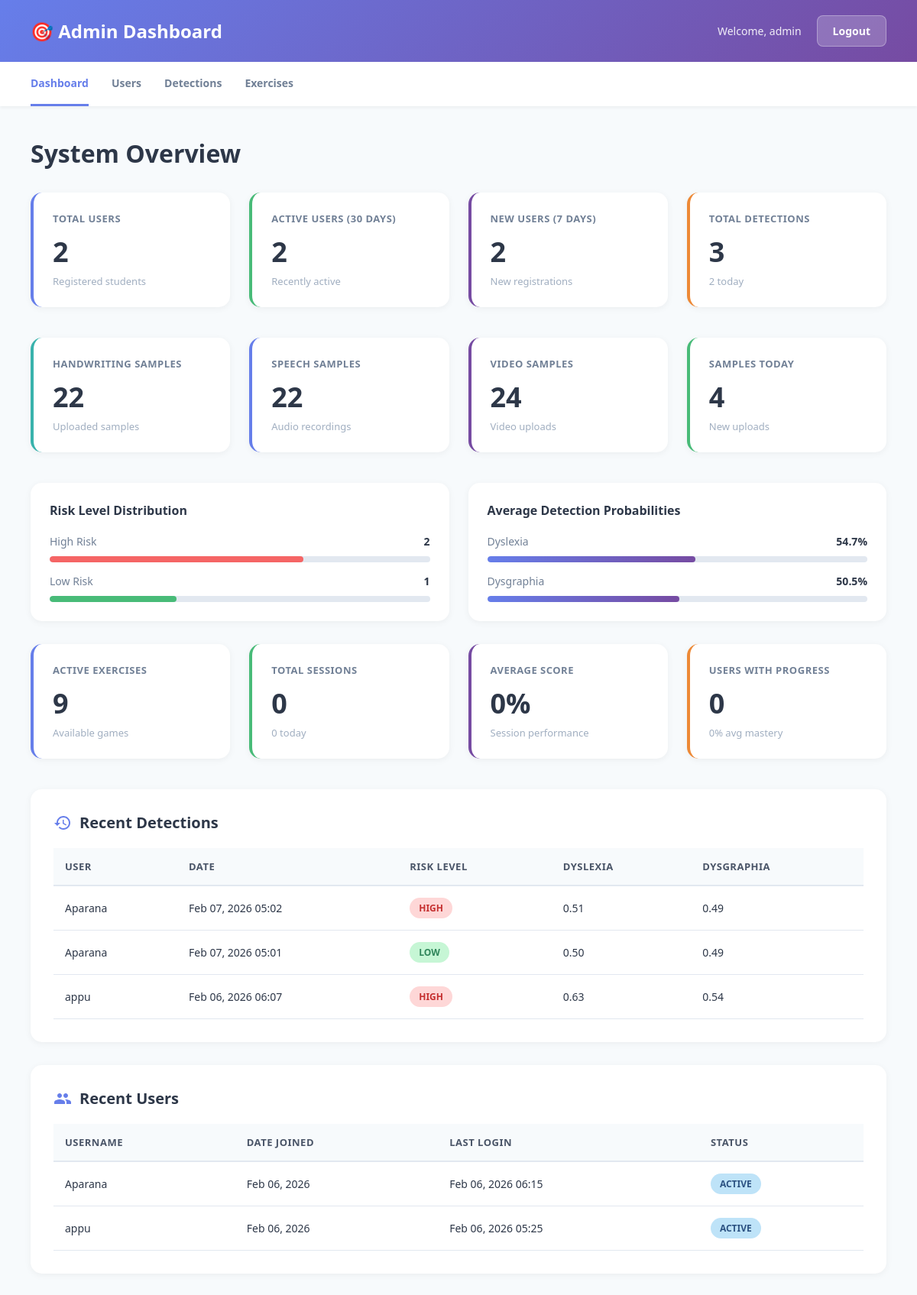
/admin-dashboard/ (signed in), run on the app's committed database.
### detection_module/models.py (models this page shows, shortened)
class DetectionResult(models.Model):
    id = models.UUIDField(primary_key=True, default=uuid.uuid4, editable=False)
    user = models.ForeignKey(User, on_delete=models.CASCADE)
    handwriting_sample = models.ForeignKey('data_collection.HandwritingSample', on_delete=models.CASCADE, null=True, blank=True)
    speech_sample = models.ForeignKey('data_collection.SpeechSample', on_delete=models.CASCADE, null=True, blank=True)
    handwriting_analysis = models.ForeignKey('handwriting_analysis.HandwritingAnalysis', on_delete=models.CASCADE, null=True, blank=True)
    speech_analysis = models.ForeignKey('speech_analysis.SpeechAnalysis', on_delete=models.CASCADE, null=True, blank=True)
    dyslexia_probability = models.FloatField(help_text="Probability of dyslexia (0-1)")
    dysgraphia_probability = models.FloatField(help_text="Probability of dysgraphia (0-1)")
    overall_risk_score = models.FloatField(help_text="Overall risk score (0-1)")
    RISK_LEVELS = [
        ('low', 'Low Risk'),
        ('high', 'High Risk'),
    ]
    risk_level = models.CharField(max_length=10, choices=RISK_LEVELS)
    detection_confidence = models.FloatField(help_text="Overall detection confidence (0-1)")
    recommended_actions = models.JSONField(default=list, help_text="List of recommended actions")
    strengths_identified = models.JSONField(default=list, help_text="List of identified strengths")
    areas_of_concern = models.JSONField(default=list, help_text="List of areas requiring attention")
    detection_timestamp = models.DateTimeField(auto_now_add=True)

### user_interface/admin_views.py (the view)
# urls.py: path('admin-dashboard/', admin_views.admin_dashboard, name='admin_dashboard'),
@login_required
@user_passes_test(is_admin, login_url='admin_login')
def admin_dashboard(request):
    total_users = User.objects.filter(is_staff=False, is_superuser=False).count()
    active_users_30days = User.objects.filter(
        last_login__gte=datetime.now() - timedelta(days=30),
        is_staff=False,
        is_superuser=False
    ).count()
    new_users_7days = User.objects.filter(
        date_joined__gte=datetime.now() - timedelta(days=7),
        is_staff=False,
        is_superuser=False
    ).count()
    total_handwriting_samples = HandwritingSample.objects.count()
    total_speech_samples = SpeechSample.objects.count()
    total_video_samples = VideoSample.objects.count()
    samples_today = HandwritingSample.objects.filter(
        timestamp__date=datetime.now().date()
    ).count() + SpeechSample.objects.filter(
        timestamp__date=datetime.now().date()
    ).count()
    total_detections = DetectionResult.objects.count()
    detections_today = DetectionResult.objects.filter(
        detection_timestamp__date=datetime.now().date()
    ).count()
    risk_distribution = DetectionResult.objects.values('risk_level').annotate(
        count=Count('id')
    ).order_by('risk_level')
    high_risk_count = DetectionResult.objects.filter(risk_level='high').count()
    low_risk_count = DetectionResult.objects.filter(risk_level='low').count()
    avg_dyslexia_prob = DetectionResult.objects.aggregate(
        avg=Avg('dyslexia_probability')
    )['avg'] or 0
    avg_dysgraphia_prob = DetectionResult.objects.aggregate(
        avg=Avg('dysgraphia_probability')
    )['avg'] or 0
    total_exercises = Exercise.objects.filter(is_active=True).count()
    total_sessions = ExerciseSession.objects.count()
    sessions_today = ExerciseSession.objects.filter(
        start_time__date=datetime.now().date()
    ).count()
    avg_session_score = ExerciseSession.objects.aggregate(
        avg=Avg('score')
    )['avg'] or 0
    exercise_type_stats = Exercise.objects.filter(is_active=True).values(
        'exercise_type'
    ).annotate(count=Count('id'))
    recent_users = User.objects.filter(
        is_staff=False, is_superuser=False
    ).order_by('-date_joined')[:10]
    recent_detections = DetectionResult.objects.select_related(
        'user', 'handwriting_sample', 'speech_sample'
    ).order_by('-detection_timestamp')[:10]
    recent_sessions = ExerciseSession.objects.select_related(
        'user', 'exercise'
    ).order_by('-start_time')[:10]
    users_with_progress = UserProgress.objects.values('user').distinct().count()
    avg_mastery = UserProgress.objects.aggregate(avg=Avg('mastery_level'))['avg'] or 0
    top_performers = UserProgress.objects.values(
        'user__username'
    ).annotate(
        avg_score=Avg('best_score'),
        total_exercises=Count('exercise')
    ).order_by('-avg_score')[:5]
    context = {
        'total_users': total_users,
        'active_users_30days': active_users_30days,
        'new_users_7days': new_users_7days,
        'total_handwriting_samples': total_handwriting_samples,
        'total_speech_samples': total_speech_samples,
        'total_video_samples': total_video_samples,
        'samples_today': samples_today,
        'total_detections': total_detections,
        'detections_today': detections_today,
        'high_risk_count': high_risk_count,
        'low_risk_count': low_risk_count,
        'high_risk_pct': (high_risk_count * 100 / total_detections) if total_detections > 0 else 0,
        'low_risk_pct': (low_risk_count * 100 / total_detections) if total_detections > 0 else 0,
        'avg_dyslexia_prob': avg_dyslexia_prob * 100,
        'avg_dysgraphia_prob': avg_dysgraphia_prob * 100,
        'risk_distribution': risk_distribution,
        'total_exercises': total_exercises,
        'total_sessions': total_sessions,
        'sessions_today': sessions_today,
        'avg_session_score': avg_session_score * 100,
        'exercise_type_stats': exercise_type_stats,
        'users_with_progress': users_with_progress,
        'avg_mastery': avg_mastery * 100,
        'top_performers': top_performers,
        'recent_users': recent_users,
        'recent_detections': recent_detections,
        'recent_sessions': recent_sessions,
    }
    return render(request, 'user_interface/admin_dashboard.html', context)

### user_interface/templates/user_interface/admin_dashboard.html (shortened to what this page needs)
<!DOCTYPE html>
<html lang="en">
<head>
</head>
<body>
    <div class="header">
        <h1>🎯 Admin Dashboard</h1>
        <div class="header-right">
            <span class="admin-name">Welcome, {{ user.username }}</span>
            <a href="{% url 'admin_logout' %}" class="btn-logout">Logout</a>
        </div>
    </div>
    <div class="nav-tabs">
        <a href="{% url 'admin_dashboard' %}" class="active">Dashboard</a>
        <a href="{% url 'admin_users' %}">Users</a>
        <a href="{% url 'admin_detections' %}">Detections</a>
        <a href="{% url 'admin_exercises' %}">Exercises</a>
    </div>
    <div class="container">
        <h2 class="page-title">System Overview</h2>
        <div class="stats-grid">
            <div class="stat-card blue">
                <div class="stat-label">Total Users</div>
                <div class="stat-value">{{ total_users }}</div>
                <div class="stat-subtext">Registered students</div>
            </div>
            <div class="stat-card green">
                <div class="stat-label">Active Users (30 Days)</div>
                <div class="stat-value">{{ active_users_30days }}</div>
                <div class="stat-subtext">Recently active</div>
            </div>
            <div class="stat-card purple">
                <div class="stat-label">New Users (7 Days)</div>
                <div class="stat-value">{{ new_users_7days }}</div>
                <div class="stat-subtext">New registrations</div>
            </div>
            <div class="stat-card orange">
                <div class="stat-label">Total Detections</div>
                <div class="stat-value">{{ total_detections }}</div>
                <div class="stat-subtext">{{ detections_today }} today</div>
            </div>
        </div>
        <div class="stats-grid">
            <div class="stat-card teal">
                <div class="stat-label">Handwriting Samples</div>
                <div class="stat-value">{{ total_handwriting_samples }}</div>
                <div class="stat-subtext">Uploaded samples</div>
            </div>
            <div class="stat-card blue">
                <div class="stat-label">Speech Samples</div>
                <div class="stat-value">{{ total_speech_samples }}</div>
                <div class="stat-subtext">Audio recordings</div>
            </div>
            <div class="stat-card purple">
                <div class="stat-label">Video Samples</div>
                <div class="stat-value">{{ total_video_samples }}</div>
                <div class="stat-subtext">Video uploads</div>
            </div>
            <div class="stat-card green">
                <div class="stat-label">Samples Today</div>
                <div class="stat-value">{{ samples_today }}</div>
                <div class="stat-subtext">New uploads</div>
            </div>
        </div>
        <div class="chart-container">
            <div class="chart-box">
                <div class="chart-title">Risk Level Distribution</div>
                <div class="mb-15">
                    <div class="flex-between mb-5">
                        <span class="fs-14 text-gray">High Risk</span>
                        <span class="fs-14 font-bold">{{ high_risk_count }}</span>
                    </div>
                    <div class="progress-bar">
                        <div class="progress-fill bg-red" style="--w: {{ high_risk_pct|default:0 }};"></div>
                    </div>
                </div>
                <div>
                    <div class="flex-between mb-5">
                        <span class="fs-14 text-gray">Low Risk</span>
                        <span class="fs-14 font-bold">{{ low_risk_count }}</span>
                    </div>
                    <div class="progress-bar">
                        <div class="progress-fill bg-green" style="--w: {{ low_risk_pct|default:0 }};"></div>
                    </div>
                </div>
            </div>
            <div class="chart-box">
                <div class="chart-title">Average Detection Probabilities</div>
                <div class="mb-15">
                    <div class="flex-between mb-5">
                        <span class="fs-14 text-gray">Dyslexia</span>
                        <span class="fs-14 font-bold">{{ avg_dyslexia_prob|floatformat:1 }}%</span>
                    </div>
                    <div class="progress-bar">
                        <div class="progress-fill" style="--w: {{ avg_dyslexia_prob|default:0 }};"></div>
                    </div>
                </div>
                <div>
                    <div class="flex-between mb-5">
                        <span class="fs-14 text-gray">Dysgraphia</span>
                        <span class="fs-14 font-bold">{{ avg_dysgraphia_prob|floatformat:1 }}%</span>
                    </div>
                    <div class="progress-bar">
                        <div class="progress-fill" style="--w: {{ avg_dysgraphia_prob|default:0 }};"></div>
                    </div>
                </div>
            </div>
        </div>
        <div class="stats-grid">
            <div class="stat-card blue">
                <div class="stat-label">Active Exercises</div>
                <div class="stat-value">{{ total_exercises }}</div>
                <div class="stat-subtext">Available games</div>
            </div>
            <div class="stat-card green">
                <div class="stat-label">Total Sessions</div>
                <div class="stat-value">{{ total_sessions }}</div>
                <div class="stat-subtext">{{ sessions_today }} today</div>
            </div>
            <div class="stat-card purple">
                <div class="stat-label">Average Score</div>
                <div class="stat-value">{{ avg_session_score|floatformat:0 }}%</div>
                <div class="stat-subtext">Session performance</div>
            </div>
            <div class="stat-card orange">
                <div class="stat-label">Users with Progress</div>
                <div class="stat-value">{{ users_with_progress }}</div>
                <div class="stat-subtext">{{ avg_mastery|floatformat:0 }}% avg mastery</div>
            </div>
        </div>
        <div class="section">
            <div class="section-title">
                <svg xmlns="http://www.w3.org/2000/svg" viewBox="0 0 24 24">
                    <path
                        d="M13 3c-4.97 0-9 4.03-9 9H1l3.89 3.89.07.14L9 12H6c0-3.87 3.13-7 7-7s7 3.13 7 7-3.13 7-7 7c-1.93 0-3.68-.79-4.94-2.06l-1.42 1.42C8.27 19.99 10.51 21 13 21c4.97 0 9-4.03 9-9s-4.03-9-9-9zm-1 5v5l4.28 2.54.72-1.21-3.5-2.08V8H12z" />
                </svg>
                Recent Detections
            </div>
            {% if recent_detections %}
            <table>
                <thead>
                    <tr>
                        <th>User</th>
                        <th>Date</th>
                        <th>Risk Level</th>
                        <th>Dyslexia</th>
                        <th>Dysgraphia</th>
                    </tr>
                </thead>
                <tbody>
                    {% for detection in recent_detections %}
                    <tr>
                        <td>{{ detection.user.username }}</td>
                        <td>{{ detection.detection_timestamp|date:"M d, Y H:i" }}</td>
                        <td>
                            <span class="badge badge-{{ detection.risk_level }}">{{ detection.risk_level }}</span>
                        </td>
                        <td>{{ detection.dyslexia_probability|floatformat:2 }}</td>
                        <td>{{ detection.dysgraphia_probability|floatformat:2 }}</td>
                    </tr>
                    {% endfor %}
                </tbody>
            </table>
            {% else %}
            <div class="empty-state">
                <p>No detection results yet</p>
            </div>
            {% endif %}
        </div>
        <div class="section">
            <div class="section-title">
                Recent Users
            </div>
            {% if recent_users %}
            <table>
                <thead>
                    <tr>
                        <th>Username</th>
                        <th>Date Joined</th>
                        <th>Last Login</th>
                        <th>Status</th>
                    </tr>
                </thead>
                <tbody>
                    {% for user in recent_users %}
                    <tr>
                        <td>{{ user.username }}</td>
                        <td>{{ user.date_joined|date:"M d, Y" }}</td>
                        <td>{{ user.last_login|date:"M d, Y H:i"|default:"Never" }}</td>
                        <td>
                            {% if user.is_active %}
                            <span class="badge badge-active">Active</span>
                            {% endif %}
                        </td>
                    </tr>
                    {% endfor %}
                </tbody>
            </table>
            {% else %}
            <div class="empty-state">
                <p>No users registered yet</p>
            </div>
            {% endif %}
        </div>
    </div>
</body>
</html>

### data on the page
DetectionResult: user.username "Aparana", detection_timestamp "Feb 07, 2026 05:02", risk_level "HIGH", dyslexia_probability "0.51", dysgraphia_probability "0.49"
DetectionResult: user.username "Aparana", detection_timestamp "Feb 07, 2026 05:01", risk_level "LOW", dyslexia_probability "0.50", dysgraphia_probability "0.49"
DetectionResult: user.username "appu", detection_timestamp "Feb 06, 2026 06:07", risk_level "HIGH", dyslexia_probability "0.63", dysgraphia_probability "0.54"

### other printed values
{{ user.username }} "admin"
{{ total_users }} "2"
{{ active_users_30days }} "2"
{{ new_users_7days }} "2"
{{ total_detections }} "3"
{{ detections_today }} "2"
{{ total_handwriting_samples }} "22"
{{ total_speech_samples }} "22"
{{ total_video_samples }} "24"
{{ samples_today }} "4"
{{ high_risk_count }} "2"
{{ low_risk_count }} "1"
{{ avg_dyslexia_prob|floatformat:1 }} "54.7"
{{ avg_dysgraphia_prob|floatformat:1 }} "50.5"
{{ total_exercises }} "9"
